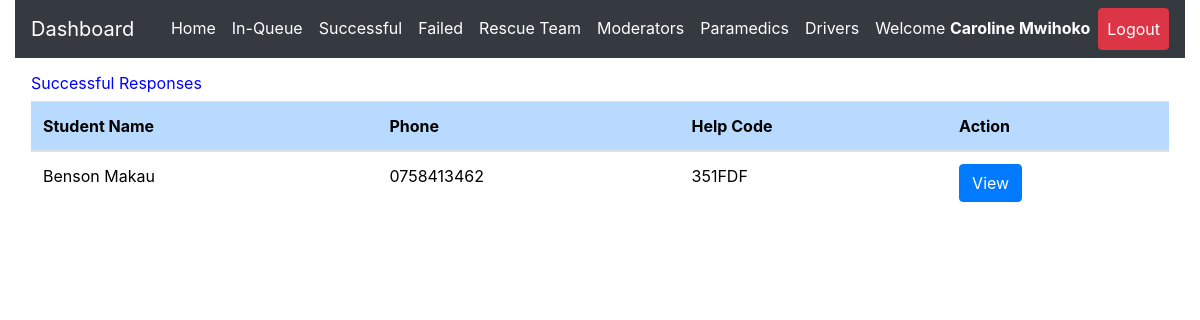
/admin/successful.php (signed in), run on an earlier commit of the app's database.
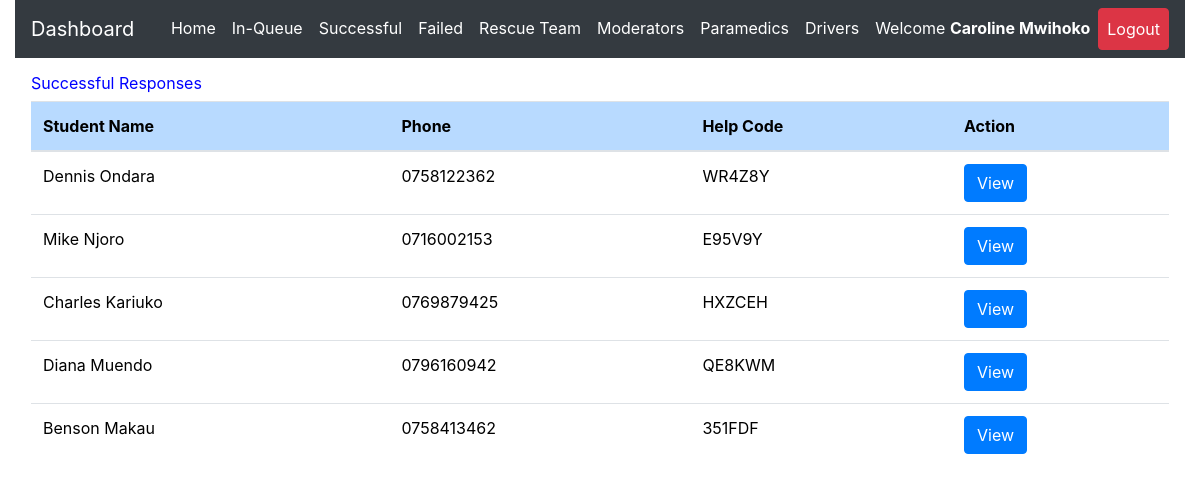
And on a later commit of the database.
### tables this page shows
CREATE TABLE `request_status` (
  `id` int(20) NOT NULL,
  `helpID` varchar(50) NOT NULL,
  `ip_address` varchar(100) NOT NULL,
  `request_latitude` varchar(50) NOT NULL,
  `request_longitude` varchar(50) NOT NULL,
  `status` varchar(50) DEFAULT 'Pending',
  `admNo` varchar(255) NOT NULL,
  `timestamp` datetime NOT NULL DEFAULT CURRENT_TIMESTAMP
);

CREATE TABLE `student_details` (
  `id` int(20) NOT NULL,
  `regNum` varchar(255) NOT NULL,
  `firstname` varchar(255) NOT NULL,
  `lastname` varchar(255) NOT NULL,
  `emailaddress` varchar(255) NOT NULL,
  `phonenumber` varchar(15) NOT NULL,
  `password` varchar(255) NOT NULL,
  `date` datetime NOT NULL DEFAULT CURRENT_TIMESTAMP
);

### admin/successful.php (the view, shortened to what this page needs)
<?php
include 'server.php';
?>
<!DOCTYPE html>
<html lang="en">
<?php include './includes/header.php'; ?>
  <body>
    <?php include './includes/navbar.php'; ?>
  <div class="row m-3">
    <div class="col-md-12">
<div class="table-responsive-lg">
    <table class="table" style='color:black; font-weight:normal'>
        <thead>
          <h6  style='color:blue; font-weight:normal'>
          Successful Responses</h6>
            <tr >
              <th scope="col" class="table-primary">Student Name</th>
              <th scope="col" class="table-primary">Phone</th>
              <th scope="col" class="table-primary">Help Code</th>
              <th scope="col" class="table-primary">Action</th>
            </tr>
          </thead>
          <tbody>
    <?php
    if($_SESSION['admin_id']){
        $data_fetch_query = "SELECT request_status.id, request_status.helpID,request_status.status,
        request_status.admNo,request_status.timestamp,student_details.regNum,student_details.regNum,
        student_details.firstname,student_details.lastname,student_details.phonenumber
        FROM request_status
        INNER JOIN student_details ON request_status.admNo = student_details.regNum  WHERE request_status.status ='Successful' order by request_status.timestamp DESC;";
        $data_result = mysqli_query($db, $data_fetch_query);
        if ($data_result->num_rows > 0){
            while($row = $data_result->fetch_assoc()) {
            $help_code=$row["helpID"];
        echo "<tr> <td>" .$row["firstname"]. " ".$row["lastname"]. "</td>";
        echo "<td>" .$row["phonenumber"]."</td>";
        echo "<td>" .$row["helpID"]."</td>";
        echo "<td>
        <form method ='POST' action='server.php'>
        <input  type='text' hidden name='help_code' value='$help_code'>
        <input type='submit' value='View' name='view-requests-being-attended-btn' class='btn btn-primary'>
        </form>
        </td> </tr>";
        }
        }else{
        echo "<td>"."No Requests Found"."</td>";
        }
        } else{
            echo "<td>"."No Data Found"."</td>";
        }
?>
          </tbody>
    </table>
  </div>
  </div>
</div>
  </body>
</html>

### admin/includes/header.php (shortened to what this page needs)
<head>
    <link rel="stylesheet" href="https://cdnjs.cloudflare.com/ajax/libs/font-awesome/6.0.0/css/all.min.css" />
    <link rel="stylesheet" href="https://maxcdn.bootstrapcdn.com/bootstrap/4.0.0/css/bootstrap.min.css">
    <link rel="stylesheet" href="./static/css/style.css" />
  </head>

### admin/includes/navbar.php (shortened to what this page needs)
<div class="container-fluid" id="mynav">
  <nav class="navbar navbar-expand-lg navbar-dark bg-dark ">
  <a class="navbar-brand" href="./dashboard.php">Dashboard</a>
  <div class="collapse navbar-collapse" id="navbarSupportedContent">
    <ul class="navbar-nav ml-auto ">
      <?php
     if($_SESSION['admin_id']){ ?>
    <li class="nav-item">
        <a class="nav-link active" href="dashboard.php">Home</a>
      </li>
     <li class="nav-item">
        <a class="nav-link active" href="inqueue.php">In-Queue</a>
      </li>
      <li class="nav-item">
        <a class="nav-link active" href="successful.php">Successful</a>
      </li>
      <li class="nav-item">
        <a class="nav-link active" href="failed.php">Failed</a>
      </li>
      <li class="nav-item">
        <a class="nav-link active" href="team.php">Rescue Team</a>
      </li>
      <li class="nav-item">
        <a class="nav-link active" href="moderators.php">Moderators</a>
      </li>
      <li class="nav-item">
        <a class="nav-link active" href="paramedics.php">Paramedics</a>
      </li>
      <li class="nav-item">
        <a class="nav-link active" href="drivers.php">Drivers</a>
      </li>
      <li class="nav-item active">
      <a class="nav-link" href="javascript:void(0)">
      <?php echo "Welcome ". "<strong style='color:white;'>".$_SESSION['admin_firstname']." ".$_SESSION['admin_lastname'];  ?> </a>
      </li>
      <li class="nav-item active">
        <a class="nav-link btn btn-danger" href="logout.php">Logout </a>
      </li>
         <?php
  }
 ?>
    </ul>
  </div>
</nav>
</div>

What changed in the data, as far as the page shows it:
now on this page (row edited): request_status: admNo.firstname "Dennis", admNo.lastname "Ondara", admNo.phonenumber "0758122362", helpID "WR4Z8Y"
now on this page (row edited): request_status: admNo.firstname "Mike", admNo.lastname "Njoro", admNo.phonenumber "0716002153", helpID "E95V9Y"
now on this page (row edited): request_status: admNo.firstname "Charles", admNo.lastname "Kariuko", admNo.phonenumber "0769879425", helpID "HXZCEH"
now on this page (row edited): request_status: admNo.firstname "Diana", admNo.lastname "Muendo", admNo.phonenumber "0796160942", helpID "QE8KWM"
